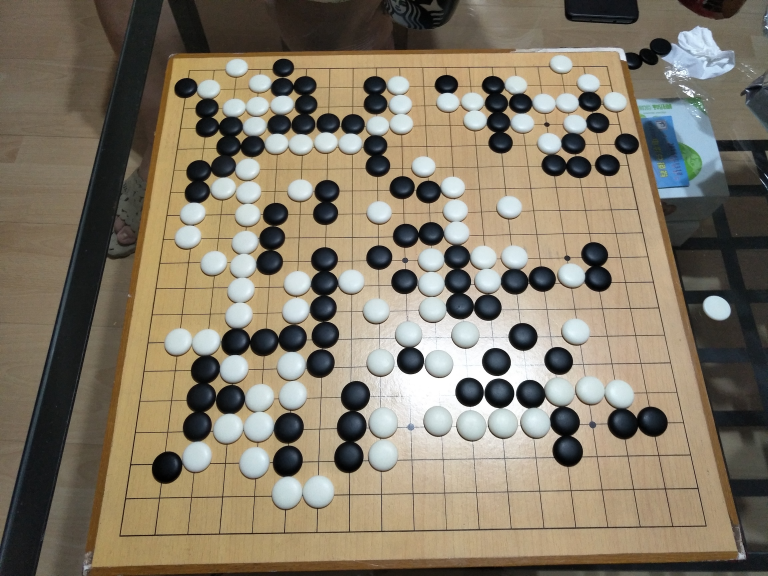
#> input picture data/raw/IMG20160904165505-B.jpg, 2304 x 1728 px (shown at 1/3 size)
$ python Tran-BoardDect4-3.py
#> lines starting #> are read from the running program, lines starting #| are printed output that depends on the picture; after the words box and inside, x2 and y2 are one past the last pixel; in counts of white or black regions, pixels touching at a corner belong together
# 增强版围棋棋盘检测 - 添加手动角点选择功能
# 在自动检测失败时允许用户手动点击四个角点
# 这版没写完 抛弃。
import cv2
import numpy as np
from collections import defaultdict
import math

class GoboardDetector:
    def __init__(self):
        self.manual_corners = []
        self.manual_mode = False
        self.corner_names = ['左上角', '左下角', '右上角', '右下角']
        self.current_corner_idx = 0

    # [22 lines left out: function mouse_callback, not called in this run]

    def auto_resize_image(self, image, target_width=1500):
        """自动缩放图片到合适的尺寸进行处理"""
        height, width = image.shape[:2]
        print(f"原图尺寸: {width} x {height}")

        if width > 2500:
            scale_factor = int((width * 10 / target_width))
            print("scale_factor is:", scale_factor)
            new_width = width * 10 // scale_factor
            new_height = height * 10 // scale_factor

            resized_img = cv2.resize(image, (new_width, new_width), interpolation=cv2.INTER_AREA)
            print(f"缩放后尺寸: {new_width} x {new_height} (缩放比例: {scale_factor:.3f})")
            return resized_img, scale_factor
        else:
            print("图片尺寸合适，无需缩放")
            return image, 1.0

    def get_dynamic_params(self, img_width):
        """根据图片大小动态调整参数"""
        if img_width <= 1000:
            print("使用小图参数集")
            return {
                'perspective_size': 400,
                'perspective_corner': 390,
                'hough_threshold': 40,
                'min_line_length': 50,
                'max_line_gap': 8,
                'line_filter_length': 25,
                'merge_tolerance': 8,
                'row_tolerance': 12,
                'min_dist_threshold': 12,
                'min_radius': 4,
                'max_radius': 15,
                'min_dist_circles': 12,
                'min_points_per_row': 8,
                'intersection_threshold': 60
            }
        elif img_width <= 1500:
            print("使用中图参数集")
            return {
                'perspective_size': 500,
                'perspective_corner': 490,
                'hough_threshold': 60,
                'min_line_length': 70,
                'max_line_gap': 10,
                'line_filter_length': 35,
                'merge_tolerance': 12,
                'row_tolerance': 15,
                'min_dist_threshold': 15,
                'min_radius': 6,
                'max_radius': 20,
                'min_dist_circles': 15,
                'min_points_per_row': 12,
                'intersection_threshold': 80
            }
        else:
            print("使用大图参数集")
            return {
                'perspective_size': 660,
                'perspective_corner': 650,
                'hough_threshold': 80,
                'min_line_length': 100,
                'max_line_gap': 10,
                'line_filter_length': 50,
                'merge_tolerance': 15,
                'row_tolerance': 20,
                'min_dist_threshold': 20,
                'min_radius': 8,
                'max_radius': 25,
                'min_dist_circles': 20,
                'min_points_per_row': 15,
                'intersection_threshold': 100
            }

    def improve_edge_detection(self, img):
        """改进的边缘检测，减少图片边界干扰"""
        gray = cv2.cvtColor(img, cv2.COLOR_BGR2GRAY)
        height, width = gray.shape

        # 创建掩码，排除图片边界区域
        mask = np.ones_like(gray) * 255
        border_size = max(10, min(width, height) // 50)
        mask[:border_size, :] = 0
        mask[-border_size:, :] = 0
        mask[:, :border_size] = 0
        mask[:, -border_size:] = 0

        # 多种滤波组合
        blurred1 = cv2.GaussianBlur(gray, (3,3), 0)
        blurred2 = cv2.bilateralFilter(gray, 9, 75, 75)  # 保边滤波

        # 多种边缘检测方法
        edges1 = cv2.Canny(blurred1, 50, 100)
        edges2 = cv2.Canny(blurred2, 30, 80)
        edges3 = cv2.Canny(gray, 40, 120)

        # 组合边缘
        edges_combined = cv2.bitwise_or(cv2.bitwise_or(edges1, edges2), edges3)

        # 应用掩码
        edges_final = cv2.bitwise_and(edges_combined, mask)

        return edges_final, mask

    def find_board_contour_enhanced(self, contours, img_shape):
        """增强的棋盘轮廓查找"""
        height, width = img_shape[:2]
        img_area = height * width

        candidates = []

        for item in contours:
            # 多种近似方法
            hull = cv2.convexHull(item)

            # 尝试不同的epsilon值
            for epsilon_factor in [0.015, 0.02, 0.025, 0.03]:
                epsilon = epsilon_factor * cv2.arcLength(hull, True)
                approx = cv2.approxPolyDP(hull, epsilon, True)

                if len(approx) == 4 and cv2.isContourConvex(approx):
                    ps = np.reshape(approx, (4,2))
                    area = cv2.contourArea(approx)

                    # 更宽松的面积限制
                    if area < img_area * 0.03 or area > img_area * 0.9:
                        continue

                    # 检查角点位置
                    margin = min(width, height) * 0.015
                    too_close_to_edge = False

                    for point in ps:
                        x, y = point
                        if (x < margin or x > width - margin or
                            y < margin or y > height - margin):
                            too_close_to_edge = True
                            break

                    if too_close_to_edge:
                        continue

                    # 长宽比检查
                    x_coords = ps[:, 0]
                    y_coords = ps[:, 1]
                    width_approx = max(x_coords) - min(x_coords)
                    height_approx = max(y_coords) - min(y_coords)
                    aspect_ratio = max(width_approx, height_approx) / min(width_approx, height_approx)

                    if aspect_ratio > 2.5:  # 更宽松
                        continue

                    # 检查四边形的形状质量
                    perimeter = cv2.arcLength(approx, True)
                    rectangularity = (4 * math.pi * area) / (perimeter * perimeter)

                    candidates.append((approx, area, aspect_ratio, rectangularity, epsilon_factor))

        if not candidates:
            return None

        # 综合评分排序
        def score_candidate(candidate):
            approx, area, aspect_ratio, rectangularity, epsilon_factor = candidate
            # 面积权重40%，长宽比权重30%，矩形度权重30%
            area_score = area / img_area  # 面积越大越好
            aspect_score = 1.0 / (1.0 + aspect_ratio)  # 长宽比越接近1越好
            rect_score = rectangularity  # 矩形度越高越好

            total_score = 0.4 * area_score + 0.3 * aspect_score + 0.3 * rect_score
            return total_score

        candidates.sort(key=score_candidate, reverse=True)
        best_candidate = candidates[0]

        print(f"选择棋盘轮廓: 面积={best_candidate[1]:.0f}, 长宽比={best_candidate[2]:.2f}, 矩形度={best_candidate[3]:.3f}")

        # 重新整理角点顺序
        ps = np.reshape(best_candidate[0], (4,2))
        ps = ps[np.lexsort((ps[:,0],))]
        lt, lb = ps[:2][np.lexsort((ps[:2,1],))]
        rt, rb = ps[2:][np.lexsort((ps[2:,1],))]

        return (lt, lb, rt, rb)

    def validate_board_corners(self, corners, img):
        """验证检测到的棋盘角点是否合理"""
        if corners is None:
            return False

        lt, lb, rt, rb = corners

        # 对角线长度检查
        diag1 = np.sqrt((rt[0] - lb[0])**2 + (rt[1] - lb[1])**2)
        diag2 = np.sqrt((lt[0] - rb[0])**2 + (lt[1] - rb[1])**2)

        diag_ratio = max(diag1, diag2) / min(diag1, diag2)
        if diag_ratio > 1.8:  # 更宽松
            print(f"对角线长度比例不合理: {diag_ratio:.2f}")
            return False

        # 边长检查
        side_lengths = [
            np.sqrt((rt[0] - lt[0])**2 + (rt[1] - lt[1])**2),
            np.sqrt((rb[0] - rt[0])**2 + (rb[1] - rt[1])**2),
            np.sqrt((lb[0] - rb[0])**2 + (lb[1] - rb[1])**2),
            np.sqrt((lt[0] - lb[0])**2 + (lt[1] - lb[1])**2)
        ]

        min_side = min(side_lengths)
        max_side = max(side_lengths)
        side_ratio = max_side / min_side

        if side_ratio > 2.2:  # 更宽松
            print(f"边长比例不合理: {side_ratio:.2f}")
            return False

        print(f"角点验证通过: 对角线比={diag_ratio:.2f}, 边长比={side_ratio:.2f}")
        return True

    # [49 lines left out: function manual_corner_selection, not called in this run]

    def detect_board_auto(self, img):
        """自动检测棋盘角点"""
        print("开始自动棋盘检测...")

        # 方案1: 改进的边缘检测
        print("尝试方案1: 改进的边缘检测...")
        im_edge_improved, mask = self.improve_edge_detection(img)

        contours, hierarchy = cv2.findContours(im_edge_improved, cv2.RETR_EXTERNAL, cv2.CHAIN_APPROX_SIMPLE)
        print(f"方案1找到 {len(contours)} 个轮廓")

        rect = self.find_board_contour_enhanced(contours, img.shape)

        if rect is not None and self.validate_board_corners(rect, img):
            return rect

        # 方案2: 原始方法的变体
        print("尝试方案2: 多层边缘检测...")
        im_gray = cv2.cvtColor(img, cv2.COLOR_BGR2GRAY)

        # 尝试不同的预处理组合
        preprocessing_methods = [
            lambda x: cv2.GaussianBlur(x, (3,3), 0),
            lambda x: cv2.GaussianBlur(x, (5,5), 0),
            lambda x: cv2.bilateralFilter(x, 9, 75, 75),
            lambda x: cv2.medianBlur(x, 5)
        ]

        canny_params = [
            (30, 80), (50, 100), (40, 120), (60, 140)
        ]

        for prep_method in preprocessing_methods:
            for low, high in canny_params:
                processed = prep_method(im_gray)
                edges = cv2.Canny(processed, low, high)

                # 尝试不同的形态学操作
                for kernel_size in [2, 3]:
                    for iterations in [1, 2]:
                        kernel = np.ones((kernel_size, kernel_size), np.uint8)
                        edges_morph = cv2.dilate(edges, kernel, iterations=iterations)

                        contours, _ = cv2.findContours(edges_morph, cv2.RETR_EXTERNAL, cv2.CHAIN_APPROX_SIMPLE)

                        if len(contours) > 0:
                            rect = self.find_board_contour_enhanced(contours, img.shape)
                            if rect is not None and self.validate_board_corners(rect, img):
                                print(f"方案2成功: 预处理={prep_method.__name__}, Canny=({low},{high}), 核={kernel_size}, 迭代={iterations}")
                                return rect

        print("自动检测失败")
        return None

    def detect_board(self, img_path):
        """主检测函数"""
#> called with img_path = '../data/raw/IMG20160904165505-B.jpg'
        # 读取图像
        img = cv2.imread(img_path)
#> img is the input picture: shape (1728, 2304, 3); mean B, G, R 104.1, 122, 131.9
        if img is None:
            print(f"无法读取图像: {img_path}")
            return None

        # 缩放图片
        img, scale_factor = self.auto_resize_image(img)
#| 原图尺寸: 2304 x 1728
#> scale_factor = 1
        original_img = img.copy()

        # 获取动态参数
        params = self.get_dynamic_params(img.shape[1])

        cv2.imshow("Original Image", img)
        cv2.moveWindow("Original Image", 0, 0)

        # 尝试自动检测
        rect = self.detect_board_auto(img)
#> in improve_edge_detection, `gray = cv2.cvtColor(img, cv2.COLOR_BGR2GRAY)`:
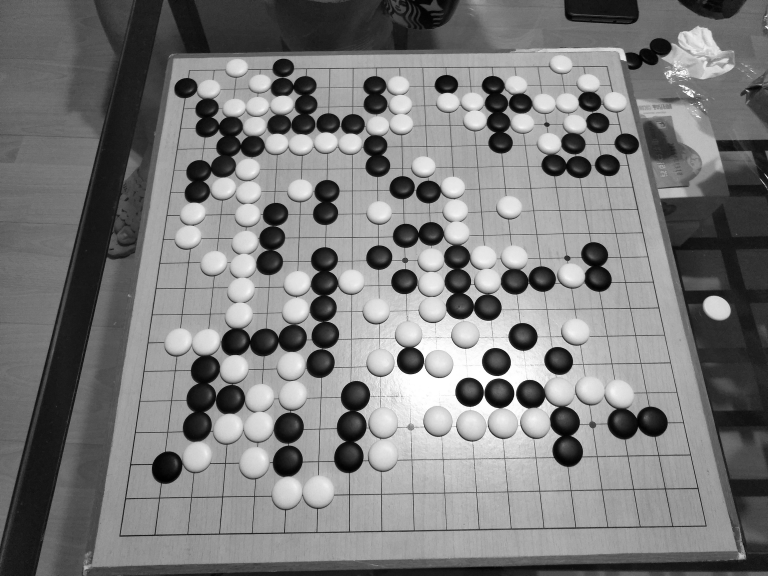
#> gray: shape (1728, 2304) (shown at 1/3 size); min 0, max 255, mean 122.9
#> in improve_edge_detection, `edges1 = cv2.Canny(blurred1, 50, 100)`:
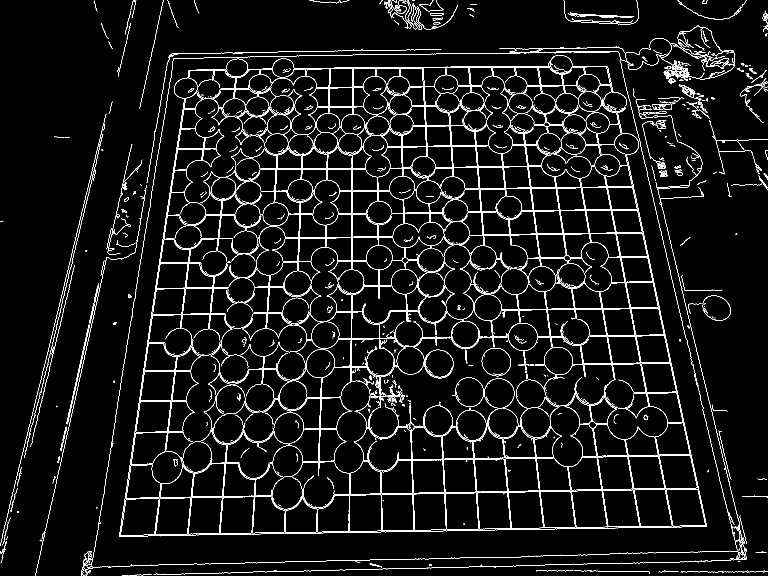
#> edges1: shape (1728, 2304) (shown at 1/3 size); 3.8% white in thin lines or dots
#> in improve_edge_detection, `edges2 = cv2.Canny(blurred2, 30, 80)`:
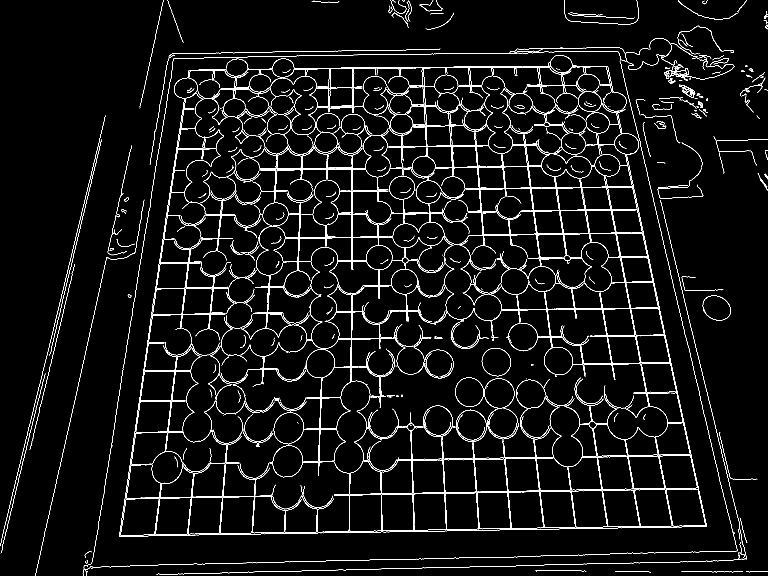
#> edges2: shape (1728, 2304) (shown at 1/3 size); 3.4% white in thin lines or dots
#> in improve_edge_detection, `edges3 = cv2.Canny(gray, 40, 120)`:
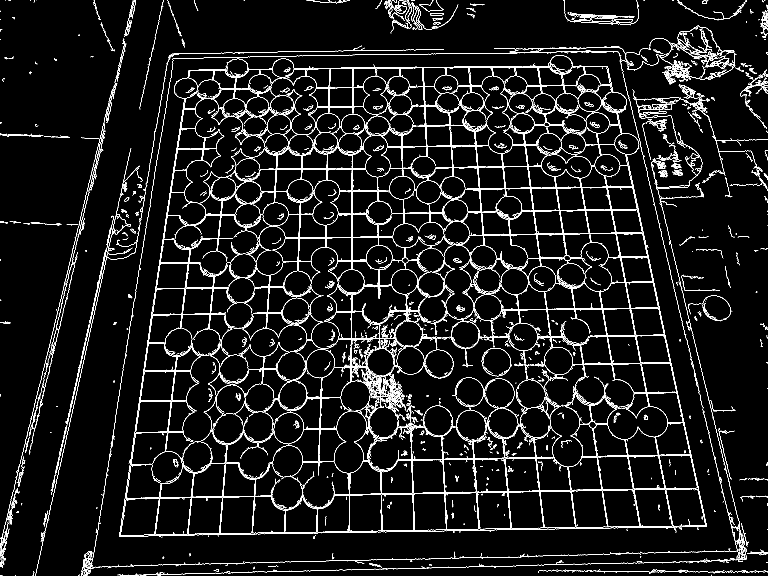
#> edges3: shape (1728, 2304) (shown at 1/3 size); 4.6% white in thin lines or dots
#> in improve_edge_detection, `edges_combined = cv2.bitwise_or(cv2.bitwise_or(edges1, edges2), edges3)`:
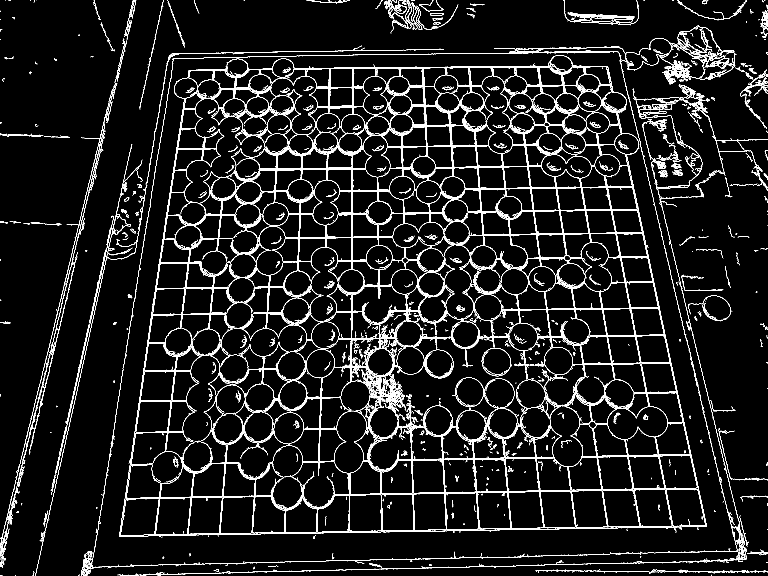
#> edges_combined: shape (1728, 2304) (shown at 1/3 size); 5.7% white in thin lines or dots
#> in improve_edge_detection, `edges_final = cv2.bitwise_and(edges_combined, mask)`:
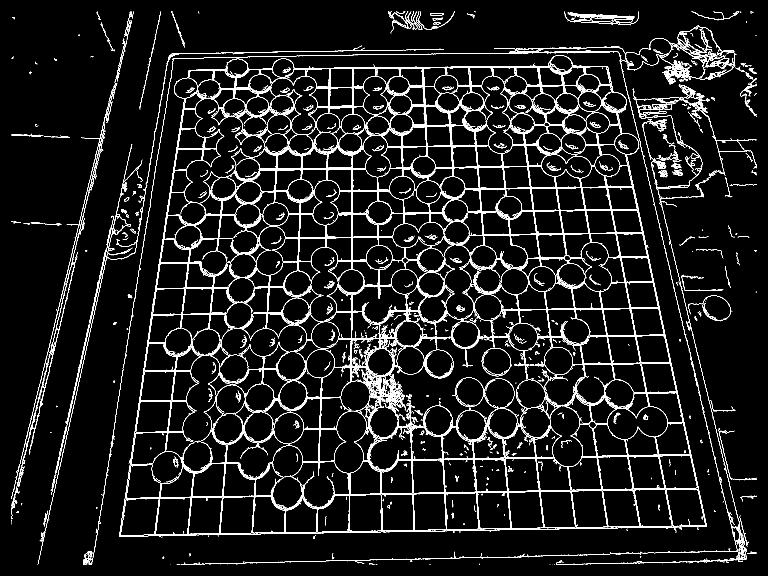
#> edges_final: shape (1728, 2304) (shown at 1/3 size); 5.5% white in thin lines or dots
#> in detect_board_auto, `contours, hierarchy = cv2.findContours(im_edge_improved, cv2.RETR_EXTE..`: contours = 384 contours, 290 with area under 20; largest, box (x1, y1, x2, y2) and area: (358, 165, 2120, 1611) 2109701, (266, 77, 2239, 1694) 18064, (2108, 886, 2193, 963) 4860, (34, 370, 317, 1557) 1162, (1907, 295, 2126, 596) 1084
#> (the rest of the program and of its run is left out)
